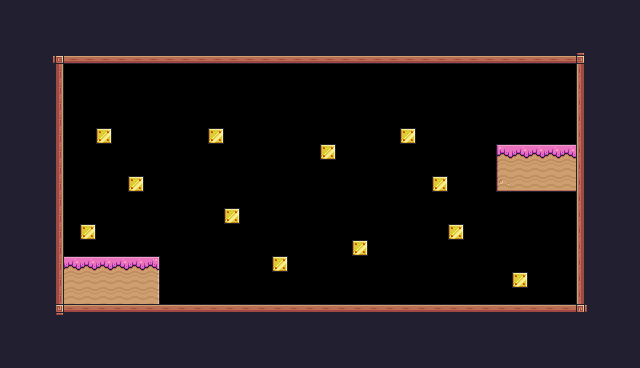

This game map was drawn from its Tiled (.tmx) file and the tilesets committed beside it. A one-line description and the full map source follow:
An orthogonal 40x23 tile map with 16x16 px tiles, 1 tile layer (Background) and 37 objects (12x Fruit, 4x Saw, Player, Checkpoint, Chicken).

<map version="1.10" tiledversion="1.10.2" orientation="orthogonal" renderorder="right-down" width="40" height="23" tilewidth="16" tileheight="16" infinite="0" nextlayerid="4" nextobjectid="142">
 <tileset firstgid="1" source="Pixel Adventure.tsx" />
 <layer id="1" name="Background" width="40" height="23">
  <properties>
   <property name="BackgroundColor" value="Gray" />
  </properties>
  <data encoding="csv">
24,24,24,24,24,24,24,24,24,24,24,24,24,24,24,24,24,24,24,24,24,24,24,24,24,24,24,24,24,24,24,24,24,24,24,24,24,24,24,24,
24,24,24,24,24,24,24,24,24,24,24,24,24,24,24,24,24,24,24,24,24,24,24,24,24,24,24,24,24,24,24,24,24,24,24,24,24,24,24,24,
24,24,24,24,24,24,24,24,24,24,24,24,24,24,24,24,24,24,24,24,24,24,24,24,24,24,24,24,24,24,24,24,24,24,24,24,24,24,24,24,
24,24,24,92,134,134,134,134,134,134,134,134,134,134,134,134,134,134,134,134,134,134,134,134,134,134,134,134,134,134,134,134,134,134,134,134,93,24,24,24,
24,24,24,113,116,116,116,116,116,116,116,116,116,116,116,116,116,116,116,116,116,116,116,116,116,116,116,116,116,116,116,116,116,116,116,116,111,24,24,24,
24,24,24,113,116,116,116,116,116,116,116,116,116,116,116,116,116,116,116,116,116,116,116,116,116,116,116,116,116,116,116,116,116,116,116,116,111,24,24,24,
24,24,24,113,116,116,116,116,116,116,116,116,116,116,116,116,116,116,116,116,116,116,116,116,116,116,116,116,116,116,116,116,116,116,116,116,111,24,24,24,
24,24,24,113,116,116,116,116,116,116,116,116,116,116,116,116,116,116,116,116,116,116,116,116,116,116,116,116,116,116,116,116,116,116,116,116,111,24,24,24,
24,24,24,113,116,116,216,116,116,116,116,116,116,216,116,116,116,116,116,116,116,116,116,116,116,216,116,116,116,116,116,116,116,116,116,116,111,24,24,24,
24,24,24,113,116,116,116,116,116,116,116,116,116,116,116,116,116,116,116,116,216,116,116,116,116,116,116,116,116,116,116,183,184,184,184,184,111,24,24,24,
24,24,112,113,116,116,116,116,116,116,116,116,116,116,116,116,116,116,116,116,116,116,116,116,116,116,116,116,116,116,116,205,206,206,206,206,111,24,24,24,
24,24,112,113,116,116,116,116,216,116,116,116,116,116,116,116,116,116,116,116,116,116,116,116,116,116,116,216,116,116,116,227,228,228,228,228,111,24,24,24,
24,24,112,113,116,116,116,116,116,116,116,116,116,116,116,116,116,116,116,116,116,116,116,116,116,116,116,116,116,116,116,116,116,116,116,116,111,24,24,24,
24,24,112,113,116,116,116,116,116,116,116,116,116,116,216,116,116,116,116,116,116,116,116,116,116,116,116,116,116,116,116,116,116,116,116,116,111,24,24,24,
24,24,112,113,116,216,116,116,116,116,116,116,116,116,116,116,116,116,116,116,116,116,116,116,116,116,116,116,216,116,116,116,116,116,116,116,111,24,24,24,
24,24,24,113,116,116,116,116,116,116,116,116,116,116,116,116,116,116,116,116,116,116,216,116,116,116,116,116,116,116,116,116,116,116,116,116,111,24,24,24,
24,24,24,113,184,184,184,184,184,185,116,116,116,116,116,116,116,216,116,116,116,116,116,116,116,116,116,116,116,116,116,116,116,116,116,116,111,24,24,24,
24,24,24,113,206,206,206,206,206,207,116,116,116,116,116,116,116,116,116,116,116,116,116,116,116,116,116,116,116,116,116,116,216,116,116,116,111,24,24,24,
24,24,24,113,206,206,206,206,206,207,116,116,116,116,116,116,116,116,116,116,116,116,116,116,116,116,116,116,116,116,116,116,116,116,116,116,111,24,24,24,
24,24,24,114,90,90,90,90,90,90,90,90,90,90,90,90,90,90,90,90,90,90,90,90,90,90,90,90,90,90,90,90,90,90,90,90,115,24,24,24,
24,24,24,24,24,24,24,24,24,24,24,24,24,24,24,24,24,24,24,24,24,24,24,24,24,24,24,24,24,24,24,24,24,24,24,24,24,24,24,24,
24,24,24,24,24,24,24,24,24,24,24,24,24,24,24,24,24,24,24,24,24,24,24,24,24,24,24,24,24,24,24,24,24,24,24,24,24,24,24,24,
24,24,24,24,24,24,24,24,24,24,24,24,24,24,24,24,24,24,24,24,24,24,24,24,24,24,24,24,24,24,24,24,24,24,24,24,24,24,24,24
</data>
 </layer>
 <objectgroup id="2" name="Spawnpoints">
  <object id="4" name="Player" type="Player" x="128" y="224" width="32" height="32" />
  <object id="34" type="Saw" x="256" y="128" width="32" height="32">
   <properties>
    <property name="isVertical" type="bool" value="true" />
    <property name="offNeg" type="float" value="4" />
    <property name="offPos" type="float" value="3" />
   </properties>
  </object>
  <object id="36" type="Checkpoint" x="512" y="80" width="64" height="64" />
  <object id="87" name="Chicken" type="Chicken" x="304" y="272" width="32" height="32">
   <properties>
    <property name="offNeg" type="float" value="12" />
    <property name="offPos" type="float" value="14" />
   </properties>
  </object>
  <object id="88" type="Saw" x="368" y="128" width="32" height="32">
   <properties>
    <property name="isVertical" type="bool" value="true" />
    <property name="offNeg" type="float" value="4" />
    <property name="offPos" type="float" value="3" />
   </properties>
  </object>
  <object id="89" type="Saw" x="304" y="224" width="32" height="32">
   <properties>
    <property name="isVertical" type="bool" value="true" />
    <property name="offNeg" type="float" value="4" />
    <property name="offPos" type="float" value="3" />
   </properties>
  </object>
  <object id="90" type="Saw" x="400" y="208" width="32" height="32">
   <properties>
    <property name="isVertical" type="bool" value="true" />
    <property name="offNeg" type="float" value="4" />
    <property name="offPos" type="float" value="3" />
   </properties>
  </object>
  <object id="125" name="Cherries" type="Fruit" x="416" y="144" width="48" height="32" />
  <object id="126" name="Cherries" type="Fruit" x="432" y="192" width="48" height="32" />
  <object id="127" name="Cherries" type="Fruit" x="384" y="96" width="48" height="32" />
  <object id="128" name="Cherries" type="Fruit" x="304" y="112" width="48" height="32" />
  <object id="129" name="Cherries" type="Fruit" x="192" y="96" width="48" height="32" />
  <object id="130" name="Cherries" type="Fruit" x="80" y="96" width="48" height="32" />
  <object id="131" name="Cherries" type="Fruit" x="112" y="144" width="48" height="32" />
  <object id="132" name="Cherries" type="Fruit" x="64" y="192" width="48" height="32" />
  <object id="133" name="Cherries" type="Fruit" x="208" y="176" width="48" height="32" />
  <object id="134" name="Cherries" type="Fruit" x="256" y="224" width="48" height="32" />
  <object id="135" name="Cherries" type="Fruit" x="336" y="208" width="48" height="32" />
  <object id="136" name="Cherries" type="Fruit" x="496" y="240" width="48" height="32" />
 </objectgroup>
 <objectgroup id="3" name="Collisions">
  <object id="102" x="48" y="48" width="528" height="16" />
  <object id="105" x="576" y="48" width="16" height="272" />
  <object id="106" x="48" y="304" width="528" height="16" />
  <object id="107" x="48" y="64" width="16" height="240" />
  <object id="109" x="96" y="128" width="16" height="16" />
  <object id="110" x="128" y="176" width="16" height="16" />
  <object id="111" x="208" y="128" width="16" height="16" />
  <object id="114" x="224" y="208" width="16" height="16" />
  <object id="115" x="80" y="224" width="16" height="16" />
  <object id="116" x="272" y="256" width="16" height="16" />
  <object id="117" x="352" y="240" width="16" height="16" />
  <object id="118" x="320" y="144" width="16" height="16" />
  <object id="119" x="400" y="128" width="16" height="16" />
  <object id="120" x="432" y="176" width="16" height="16" />
  <object id="121" x="448" y="224" width="16" height="16" />
  <object id="123" x="512" y="272" width="16" height="16" />
  <object id="124" x="496" y="144" width="80" height="48" />
  <object id="141" x="64" y="256" width="96" height="48" />
 </objectgroup>
</map>
